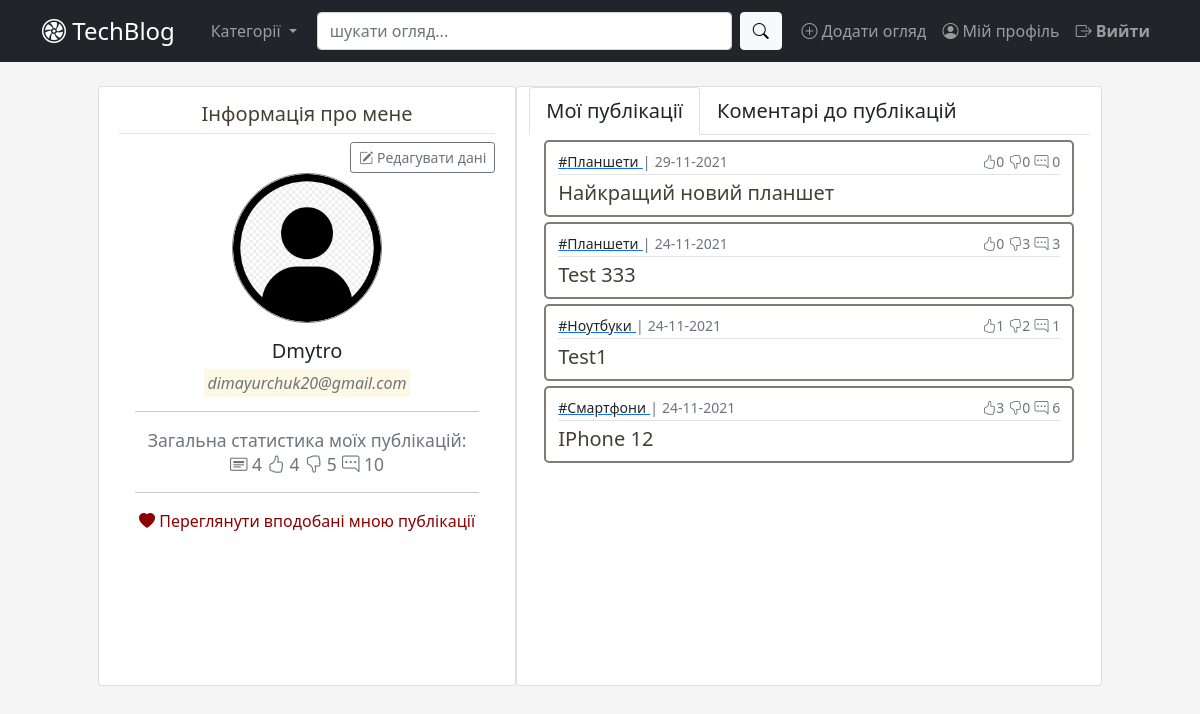
The app's page /auth/account (signed in) with its own data.
### app/user/models.py (models this page shows, shortened)
class User(db.Model, UserMixin):  # type: ignore
    id = db.Column(db.Integer, primary_key=True)  # type: ignore
    username = db.Column(db.String(30), unique=True, nullable=False)
    email = db.Column(db.String(50), unique=True, nullable=False)
    password = db.Column(db.String(30), nullable=False)
    picture = db.Column(db.String(20), nullable=False,
                        server_default='default.jpg')  # type: ignore
    comment = db.relationship('Comment', backref='user_br', lazy=True)
    like = db.relationship('Like', backref='user_br', lazy=True)
    posts = db.relationship('Post', backref='user_br', lazy=True)
    def get_statistic(self):
        posts = Post.query.filter_by(user_id=self.id)
        result = {
            'posts_num': posts.count(),
            'likes': 0,
            'dislikes': 0,
            'comments': 0
        }
        for post in posts:
            result['likes'] = result['likes'] + post.total_likes()
            result['dislikes'] = result['dislikes'] + post.total_dislikes()
            result['comments'] = result['comments'] + post.total_comments()
        return result
    def get_liked_posts(self):
        return db.session.query(Post).join(Like).\
            filter(Like.post_id == Post.id, Like.status == True).\
            filter(Like.user_id == self.id).order_by(Like.id.desc())

### app/blog/models.py (models this page shows, shortened)
class Post(db.Model):  # type: ignore
    __searchable__ = ['title']
    id = db.Column(db.Integer, primary_key=True)  # type: ignore
    category_id = db.Column(db.Integer, db.ForeignKey('category.id'),
                            nullable=False)  # type: ignore
    user_id = db.Column(db.Integer(), db.ForeignKey('user.id'))  # type: ignore
    title = db.Column(db.String(100), nullable=False)  # type: ignore
    content = db.Column(db.Text)  # type: ignore
    created_at = db.Column(db.DateTime, default=datetime.now)  # type: ignore
    comments = db.relationship('Comment', backref='post_br', lazy=True)
    likes = db.relationship('Like', backref='post_br', lazy=True)
    def total_comments(self):
        return Comment.query.filter(Comment.post_id == self.id).count()
    def total_likes(self):
        return Like.query.filter(
            Like.post_id == self.id,
            Like.status == True).count()
    def total_dislikes(self):
        return Like.query.filter(
            Like.post_id == self.id,
            Like.status == False).count()

class Category(db.Model):  # type: ignore
    id = db.Column(db.Integer, primary_key=True)  # type: ignore
    name = db.Column(db.String(25), unique=True, nullable=False)
    category = db.relationship('Post', backref='category_br', lazy=True)

### app/user/views.py (the view)
@user_bp.route("/account")
@login_required
def account():
    posts = Post.query.filter_by(user_id=current_user.id).\
        order_by(Post.created_at.desc())
    comments = db.session.query(Comment).join(Post).\
        filter(Comment.post_id == Post.id,
               Comment.user_id != current_user.id,
               Post.user_id == current_user.id).\
        order_by(Comment.created_at.desc())
    return render_template('account.html', posts=posts,
                           liked_posts=current_user.get_liked_posts(),
                           comments=comments)

### app/user/models.py (called while the page is built)
@login_manager.user_loader
def load_user(user_id):
    return User.query.get(int(user_id))

### app/user/templates/user/account.html (shortened to what this page needs)
{% extends "base.html" %}
{% block main %}
  {% from "_render_field.html" import render_liked_post_item, render_post_item_account %}
  <div id="profile-main" class="row blogger-profile-section">
    <div id="profile-info" class="card col-5">
      <div class="p-2">
        <legend class="border-bottom text-center text-title p-1">Інформація про мене</legend>
        <div align="right"><a href="{{url_for('user_bp_in.account_update')}}" role="button" class="btn btn-outline-secondary btn-sm bi bi-pencil-square m-0" id="edit-button"> Редагувати дані</a></div>
        <div align="center">
          <img src="{{url_for('static',filename='profile_pictures/' + current_user.picture)}}" class="rounded-circle profile-img" alt="profile-image">
          <div class="card-body">
            <h5 class="card-title">{{ current_user.username }}</h5>
            <mark><em class="card-title text-muted">{{ current_user.email }}</em></mark>
            {% if posts.first() %}
              <hr>
              <div class="mt-3 h5">
                <small class="text-muted">Загальна статистика моїх публікацій:</small>
                <p>
                  <small class="text-muted"><i class="bi bi-card-heading" title="Загальна кількість публікацій"></i> {{current_user.get_statistic()['posts_num'] }}</small>
                  <small class="text-muted"><i class="bi bi-hand-thumbs-up" title="Кількість лайків"></i> {{ current_user.get_statistic()['likes'] }}</small>
                  <small class="text-muted"><i class="bi bi-hand-thumbs-down" title="Кількість дизлайків"></i> {{ current_user.get_statistic()['dislikes'] }}</small>
                  <small class="text-muted"><i class="bi bi-chat-right-dots" title="Кількість коментарів"></i> {{ current_user.get_statistic()['comments'] }}</small>
                </p>
              </div>
            {% endif %}
            <hr>
            <div align="center"><a id="show-liked-link" class="bi bi-heart-fill m-0" data-bs-toggle="offcanvas" href="#offcanvasLikedPosts" role="button" aria-controls="offcanvasLikedPosts"> Переглянути вподобані мною публікації</a></div>
          </div>
        </div>
      </div>
    </div>
    <div id="posts-info" class="card col">
      <nav>
        <div class="nav nav-tabs" id="nav-tab" role="tablist">
            <button class="nav-link active text-dark text-title" id="nav-my-posts-tab" data-bs-toggle="tab" data-bs-target="#nav-my-posts" type="button" role="tab" aria-controls="nav-my-posts" aria-selected="true">Мої публікації</button>
            <button class="nav-link text-dark text-title" id="nav-new-comments-tab" data-bs-toggle="tab" data-bs-target="#nav-new-comments" type="button" role="tab" aria-controls="nav-new-comments" aria-selected="false" title="до моїх публікацій">Коментарі до публікацій</button>
        </div>
      </nav>
      <div class="tab-content" id="nav-tabContent" style="overflow-y: scroll; overflow: auto;">
          <div class="tab-pane fade show active" id="nav-my-posts" role="tabpanel" aria-labelledby="nav-my-posts">
              {% for post in posts %}
                {{ render_post_item_account(post) }}
              {% endfor %}
          </div>
      </div>
    </div>
  </div>
{% endblock main %}

### app/templates/_render_field.html (shortened to what this page needs)
{% macro render_post_item_account(post) %}
  <article class="media article-section base-article-property">
    <div class="media-body">
      <div class="article-metadata">
        <a href="{{url_for('blog_bp_in.posts_by_category', category_id=post.category_br.id)}}">
          <small class="link-dark">#{{ post.category_br.name }}</small>
        </a><small class="text-muted">|</small>
        <small class="text-muted">{{ post.created_at.strftime('%d-%m-%Y') }}</small>
        <div class="align-right">
          <small class="text-muted"><i class="bi bi-hand-thumbs-up"></i>{{post.total_likes()}}</small>
          <small class="text-muted"><i class="bi bi-hand-thumbs-down"></i>{{post.total_dislikes()}}</small>
          <small class="text-muted"><i class="bi bi-chat-right-dots"></i> {{post.total_comments()}}</small>
        </div>
      </div>
        <a class="article-title-small" href="{{url_for('blog_bp_in.post_view', post_id=post.id)}}"> {{ post.title }} </a>
    </div>
  </article>
{% endmacro %}

### app/static/css/custom.css (style rules this page uses)
body { background-color: #f5f5f5; !important; }
.article-section { background: white; padding: 10px 20px; border: 2px solid #7E7C73; border-radius: 5px; margin-bottom: 20px; }
.article-metadata { padding-bottom: 1px; margin-bottom: 3px; border-bottom: 1px solid #e3e3e3; }
.profile-img { display: block; height: 150px; width: 150px; border: 1px solid #7E7C73; }
.align-right { float:right; }
#posts-info { height:600px; }
.article-title-small { font-size: 20px; color: #464033; font-weight: 500; text-decoration: none; }
.base-article-property { margin:5px 15px; padding: 7px 12px; text-align: left; }
#edit-button { margin:5px; position:sticky; top:0; right:0; }
.blogger-profile-section { overflow:auto; margin:auto; width:90%; }
.text-title { font-size: 20px; color: #464033; font-weight: 400; }
#show-liked-link { color: #8b0000; text-decoration: none; }

### records on screen
User: picture (placeholder picture), username "Dmytro", email "dimayurchuk20@gmail.com"
Post: category_br.name "Планшети", created_at "29-11-2021", total_likes "0", total_dislikes "0", total_comments "0", title "Найкращий новий планшет"
Post: category_br.name "Планшети", created_at "24-11-2021", total_likes "0", total_dislikes "3", total_comments "3", title "Test 333"
Post: category_br.name "Ноутбуки", created_at "24-11-2021", total_likes "1", total_dislikes "2", total_comments "1", title "Test1"
Post: category_br.name "Смартфони", created_at "24-11-2021", total_likes "3", total_dislikes "0", total_comments "6", title "IPhone 12"

### other values on screen
{{ current_user.get_statistic()['posts_num'] }} "4"
{{ current_user.get_statistic()['likes'] }} "4"
{{ current_user.get_statistic()['dislikes'] }} "5"
{{ current_user.get_statistic()['comments'] }} "10"
